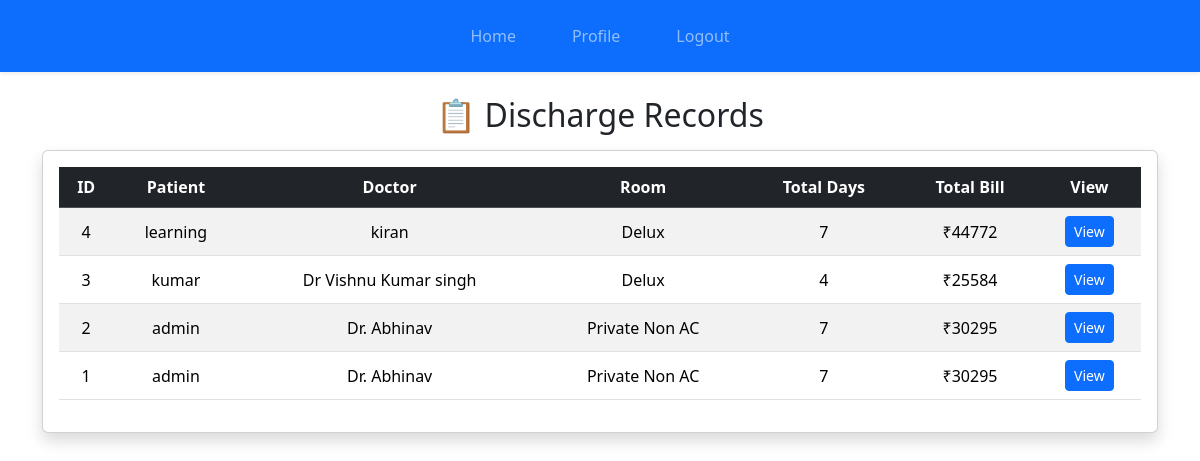
The app's page /payment/discharge_list/ (signed in) with its own data.
### payment/models.py (models this page shows, shortened)
class DischargeSummary(models.Model):
    patient_name = models.ForeignKey(User, on_delete=models.CASCADE)
    doctor = models.ForeignKey(Alldoctors, on_delete=models.CASCADE)
    treatment = models.CharField(max_length=100)
    description = models.TextField()
    admission_date = models.DateField()
    discharge_date = models.DateField()
    room_type = models.CharField(max_length=20, choices=ROOM_CHOICES)
    food_required = models.BooleanField(default=False)
    total_days = models.IntegerField()
    room_charges = models.IntegerField(default=0)
    doctor_charges = models.IntegerField(default=0)
    nursing_charges = models.IntegerField(default=0)
    medicine_charges = models.IntegerField(default=0)
    food_charges = models.IntegerField(default=0)
    total_bill = models.IntegerField(default=0)

### doctors/models.py (models this page shows)
class Alldoctors(models.Model):
    name=models.CharField(max_length=100)
    specialized=models.CharField(choices=specialization)
    YOE=models.PositiveIntegerField()
    lic_no=models.CharField(max_length=50)
    certification=models.ImageField(upload_to='certificates/',blank=True,null=True)
    profile_pic = models.ImageField(upload_to='doctors/', blank=True, null=True)
    age=models.PositiveIntegerField()
    email=models.EmailField()
    address=models.CharField(max_length=100)
    phone=models.PositiveBigIntegerField()
    def __str__(self):
        return self.name

### payment/views.py (the view)
# urls.py: path('discharge_list/', views.discharge_list, name='discharge_list'),
@login_required(login_url="login")
def discharge_list(request):
    bills = DischargeSummary.objects.all().order_by('-id')
    return render(request, 'payment/discharge_list.html', {'bills': bills})

### labreports/context_processors.py (called while the page is built)
def labtech_context(request):
    if request.user.is_authenticated:
        labtech = getattr(request.user, 'lab_report', None)
    else:
        labtech = None
    return {'labtech': labtech}

### templates/payment/discharge_list.html
{% extends 'base.html' %}
{% block content %}
<div class="container mt-4">
  <div class="text-center mb-3">
    <h2>📋 Discharge Records</h2>
  </div>
  <div class="card shadow p-3">
    <table class="table table-hover table-striped align-middle text-center">
      <thead class="table-dark">
        <tr>
          <th>ID</th>
          <th>Patient</th>
          <th>Doctor</th>
          <th>Room</th>
          <th>Total Days</th>
          <th>Total Bill</th>
          <th>View</th>
        </tr>
      </thead>
      <tbody>
        {% for bill in bills %}
        <tr>
          <td>{{ bill.id }}</td>
          <td>{{ bill.patient_name }}</td>
          <td>{{ bill.doctor }}</td>
          <td>{{ bill.get_room_type_display }}</td>
          <td>{{ bill.total_days }}</td>
          <td>₹{{ bill.total_bill }}</td>
          <td>
            <a href="{% url 'final_bill' bill.id %}" class="btn btn-sm btn-primary">
              View
            </a>
          </td>
        </tr>
        {% endfor %}
      </tbody>
    </table>
  </div>
</div>
{% endblock %}

### records on screen
DischargeSummary: id "4", patient_name "learning", doctor "kiran", room_type "Delux", total_days "7", total_bill "44772"
DischargeSummary: id "3", patient_name "kumar", doctor "Dr Vishnu Kumar singh", room_type "Delux", total_days "4", total_bill "25584"
DischargeSummary: id "2", patient_name "admin", doctor "Dr. Abhinav", room_type "Private Non AC", total_days "7", total_bill "30295"
DischargeSummary: id "1", patient_name "admin", doctor "Dr. Abhinav", room_type "Private Non AC", total_days "7", total_bill "30295"
